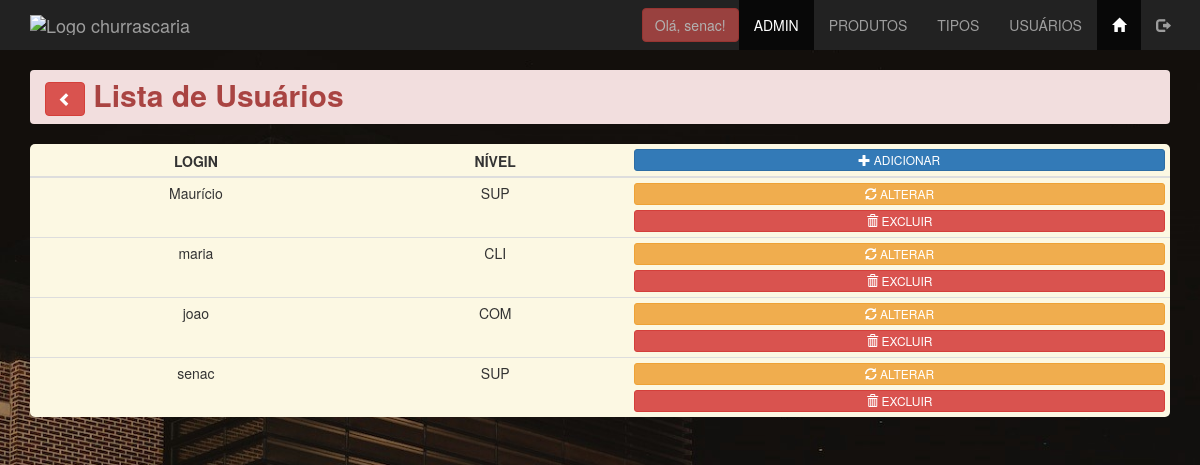
Page /admin/usuario_listar.php (signed in) on the earlier database version.
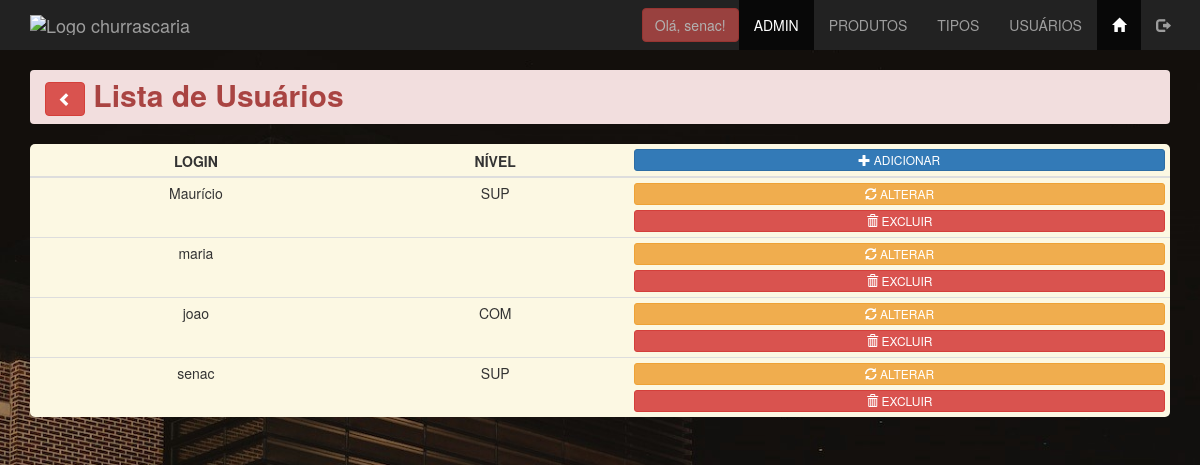
Same page on the later database version.
### tables this page shows
CREATE TABLE `tbusuarios` (
  `id_usuario` int(11) NOT NULL,
  `login_usuario` varchar(30) NOT NULL,
  `senha_usuario` varchar(8) NOT NULL,
  `nivel_usuario` ENUM('sup','com','cli') NOT NULL
);

### admin/usuario_listar.php (the view, shortened to what this page needs)
<?php
include '../connection/connect.php';
$lista = $conn->query("select * from tbusuarios order by id_usuario desc");
$row = $lista->fetch_assoc();
?>
<!DOCTYPE html>
<html lang="pt-BR">
<head>
    <link rel="stylesheet" href="../css/bootstrap.min.css">
    <link rel="stylesheet" href="../css/estilo.css">
</head>
<body class="fundofixo">
<?php include "menu_adm.php"; ?>
    <main class="container">
        <h2 class="breadcrumb alert-danger">
            <a class="text-decoration-none" href="index.php">
                <button class="btn btn-danger">
                    <span class="glyphicon glyphicon-chevron-left"></span>
                </button>
            </a>
            <strong>Lista de Usuários</strong>
        </h2>
        <table class="table table-hover table-condensed tb-opacidade bg-warning" style="border-radius: 5px;">
            <thead>
                <th class="text-center">LOGIN</th>
                <th class="text-center">NÍVEL</th>
                <th>
                    <a href="usuario_insere.php" target="_self" class="btn btn-block btn-primary btn-xs" role="button">
                        <span class="glyphicon glyphicon-plus" aria-hidden="true"></span>
                        <span class="hidden-xs">ADICIONAR</span>
                    </a>
                </th>
            </thead>
            <tbody>
                    <?php do {?>
                    <tr>
                        <td class="text-center">
                            <?php echo $row['login_usuario'];?>
                        </td>
                        <td class="text-center text-uppercase">
                            <?php echo $row['nivel_usuario'];?>
                        </td>
                        <td>
                            <a href="usuario_atualizar.php?id_usuario=<?php echo $row['id_usuario']?>" role="button" class="btn btn-warning btn-block btn-xs">
                                <span class="glyphicon glyphicon-refresh"></span>
                                <span class="hidden-xs">ALTERAR</span>
                            </a>
                            <button data-nome="<?php echo $row['login_usuario']?>" data-id="<?php echo $row['id_usuario']?>" class="delete btn btn-xs btn-block btn-danger">
                                <span class="glyphicon glyphicon-trash"></span>
                                <span class="hidden-xs">EXCLUIR</span>
                            </button>
                        </td>
                    </tr>
                    <?php } while ($row = $lista->fetch_assoc());?>
            </tbody>
        </table>
    </main>
</body>
</html>

### admin/menu_adm.php (shortened to what this page needs)
<!DOCTYPE html>
<html lang="pt-br">
<head>
    <link href="../css/bootstrap.min.css" rel="stylesheet">
    <link rel="stylesheet" href="../css/estilo.css">
</head>
<body>
    <nav class="nav navbar-inverse">
        <div class="container-fluid">
            <div class="navbar-header">
                <a href="index.php" class="navbar-brand">
                    <img src="../imagens/" alt="Logo churrascaria">
                </a>
            </div>
            <div class="collapse navbar-collapse" id="defaultNavbar">
                <ul class="nav navbar-nav navbar-right">
                    <li>
                        <button type="button" class="btn btn-danger navbar-btn disabled">
                            Olá, <?php echo($_SESSION['login_usuario']); ?>!
                        </button>
                    </li>
                    <li class="active"><a href="index.php">ADMIN</a></li>
                    <li><a href="produtos_lista.php">PRODUTOS</a></li>
                    <li><a href="tipo_listar.php">TIPOS</a></li>
                    <li><a href="usuario_listar.php">USUÁRIOS</a></li>
                    <li class="active">
                        <a href="../index.php">
                            <span class="glyphicon glyphicon-home"></span>
                        </a>
                    </li>
                    <li>
                        <a href="logout.php">
                            <span class="glyphicon glyphicon-log-out"></span>
                        </a>
                    </li>
                </ul>
            </div>
        </div>
    </nav>
</body>
</html>

### css/estilo.css (style rules this page uses)
.fundofixo { background: url(../images/churrascaria.jpg) no-repeat fixed; -webkit-background-size: cover; background-size: cover; }

Differences in the rows shown:
changed tbusuarios "maria": nivel_usuario "CLI" → (not shown)
